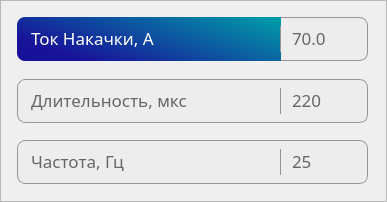
   <widget class="QFrame" name="currentDurationFrequencyFrame">
    <property name="geometry">
     <rect>
      <x>53</x>
      <y>70</y>
      <width>387</width>
      <height>202</height>
     </rect>
    </property>
    <property name="font">
     <font>
      <family>Yu Gothic UI Light</family>
      <pointsize>12</pointsize>
     </font>
    </property>
    <property name="styleSheet">
     <string notr="true">QRadioButton::indicator {
	width:0 ;
	height:0;
	
	background-color: rgba(191, 64, 64, 0);
}

QRadioButton {
	border-top-left-radius: 8px;
	border-bottom-left-radius: 8px;
	text-align: left;
	padding-left: 7 px;
	padding-bottom: 2 px;
	color: #666666;
	border: 1px solid #969696;
	border-right: none;
	background-color: rgb(237, 237, 237);
}

QRadioButton::clicked,
QRadioButton::checked {
	background-color: qlineargradient(spread:pad, x1:0, y1:0.5, x2:1, y2:0, stop:0 rgba(24, 17, 153, 255), stop:1 rgba(0, 159, 168, 255));
	border: none;
	color: white;
	padding-left: 8 px;
}

QRadioButton:hover {
	color: #000000;
	border: 1px solid rgb(0, 159, 168);
}

QRadioButton::clicked:hover,
QRadioButton::checked:hover{
	color: white;
	border: none;
}

QDoubleSpinBox,
QSpinBox {
	border: 1px solid #969696;
	border-left: none;
	border-top-right-radius: 8px;
	border-bottom-right-radius: 8px;
	border-top-left-radius: 0px;
	border-bottom-left-radius: 0px;
	background-color: rgb(237, 237, 237);
	padding-bottom: 2px;
	padding-left: 10px;
	color: #666666;
}

QDoubleSpinBox:hover,
QSpinBox:hover {
	border: 1px solid rgb(0, 159, 168);
	color: #000000;
	background-color: rgb(230, 237, 239);
}

QLabel {
	border: 1px solid #969696;
	border-top: none;
	border-bottom: none;
	border-right: none;
}</string>
    </property>
    <property name="frameShape">
     <enum>QFrame::StyledPanel</enum>
    </property>
    <property name="frameShadow">
     <enum>QFrame::Raised</enum>
    </property>
    <widget class="QRadioButton" name="durationRadioButton">
     <property name="geometry">
      <rect>
       <x>17</x>
       <y>79</y>
       <width>264</width>
       <height>44</height>
      </rect>
     </property>
     <property name="font">
      <font>
       <family>Yu Gothic UI Light</family>
       <pointsize>13</pointsize>
      </font>
     </property>
     <property name="styleSheet">
      <string notr="true"/>
     </property>
     <property name="text">
      <string>Длительность, мкс</string>
     </property>
     <property name="checkable">
      <bool>true</bool>
     </property>
    </widget>
    <widget class="QRadioButton" name="currentRadioButton">
     <property name="geometry">
      <rect>
       <x>17</x>
       <y>17</y>
       <width>264</width>
       <height>44</height>
      </rect>
     </property>
     <property name="font">
      <font>
       <family>Yu Gothic UI Light</family>
       <pointsize>13</pointsize>
      </font>
     </property>
     <property name="styleSheet">
      <string notr="true"/>
     </property>
     <property name="text">
      <string>Ток Накачки, А</string>
     </property>
     <property name="checkable">
      <bool>true</bool>
     </property>
     <property name="checked">
      <bool>true</bool>
     </property>
    </widget>
    <widget class="QRadioButton" name="frequencyRadioButton">
     <property name="geometry">
      <rect>
       <x>17</x>
       <y>140</y>
       <width>264</width>
       <height>44</height>
      </rect>
     </property>
     <property name="sizePolicy">
      <sizepolicy hsizetype="Minimum" vsizetype="Fixed">
       <horstretch>0</horstretch>
       <verstretch>0</verstretch>
      </sizepolicy>
     </property>
     <property name="font">
      <font>
       <family>Yu Gothic UI Light</family>
       <pointsize>13</pointsize>
      </font>
     </property>
     <property name="contextMenuPolicy">
      <enum>Qt::NoContextMenu</enum>
     </property>
     <property name="layoutDirection">
      <enum>Qt::LeftToRight</enum>
     </property>
     <property name="styleSheet">
      <string notr="true"/>
     </property>
     <property name="text">
      <string>Частота, Гц</string>
     </property>
     <property name="checkable">
      <bool>true</bool>
     </property>
    </widget>
    <widget class="QSpinBox" name="frequencyValueSpinBox">
     <property name="geometry">
      <rect>
       <x>280</x>
       <y>140</y>
       <width>88</width>
       <height>44</height>
      </rect>
     </property>
     <property name="font">
      <font>
       <family>Yu Gothic UI Light</family>
       <pointsize>13</pointsize>
      </font>
     </property>
     <property name="styleSheet">
      <string notr="true"/>
     </property>
     <property name="frame">
      <bool>false</bool>
     </property>
     <property name="buttonSymbols">
      <enum>QAbstractSpinBox::NoButtons</enum>
     </property>
     <property name="minimum">
      <number>1</number>
     </property>
     <property name="maximum">
      <number>50</number>
     </property>
     <property name="value">
      <number>25</number>
     </property>
    </widget>
    <widget class="QSpinBox" name="durationValueSpinBox">
     <property name="geometry">
      <rect>
       <x>280</x>
       <y>79</y>
       <width>88</width>
       <height>44</height>
      </rect>
     </property>
     <property name="font">
      <font>
       <family>Yu Gothic UI Light</family>
       <pointsize>13</pointsize>
      </font>
     </property>
     <property name="styleSheet">
      <string notr="true"/>
     </property>
     <property name="frame">
      <bool>false</bool>
     </property>
     <property name="buttonSymbols">
      <enum>QAbstractSpinBox::NoButtons</enum>
     </property>
     <property name="minimum">
      <number>20</number>
     </property>
     <property name="maximum">
      <number>600</number>
     </property>
     <property name="value">
      <number>220</number>
     </property>
    </widget>
    <widget class="QDoubleSpinBox" name="currentValueDoubleSpinBox">
     <property name="geometry">
      <rect>
       <x>280</x>
       <y>17</y>
       <width>88</width>
       <height>44</height>
      </rect>
     </property>
     <property name="font">
      <font>
       <family>Yu Gothic UI Light</family>
       <pointsize>13</pointsize>
      </font>
     </property>
     <property name="styleSheet">
      <string notr="true"/>
     </property>
     <property name="frame">
      <bool>false</bool>
     </property>
     <property name="buttonSymbols">
      <enum>QAbstractSpinBox::NoButtons</enum>
     </property>
     <property name="decimals">
      <number>1</number>
     </property>
     <property name="maximum">
      <double>230.000000000000000</double>
     </property>
     <property name="singleStep">
      <double>0.500000000000000</double>
     </property>
     <property name="value">
      <double>70.000000000000000</double>
     </property>
    </widget>
    <widget class="QLabel" name="durationLineLabel">
     <property name="geometry">
      <rect>
       <x>280</x>
       <y>88</y>
       <width>9</width>
       <height>26</height>
      </rect>
     </property>
     <property name="text">
      <string/>
     </property>
    </widget>
    <widget class="QLabel" name="frequencyLineLabel">
     <property name="geometry">
      <rect>
       <x>280</x>
       <y>149</y>
       <width>9</width>
       <height>26</height>
      </rect>
     </property>
     <property name="text">
      <string/>
     </property>
    </widget>
    <widget class="QLabel" name="currentLineLabel">
     <property name="geometry">
      <rect>
       <x>280</x>
       <y>26</y>
       <width>9</width>
       <height>26</height>
      </rect>
     </property>
     <property name="text">
      <string/>
     </property>
    </widget>
    <zorder>frequencyValueSpinBox</zorder>
    <zorder>currentValueDoubleSpinBox</zorder>
    <zorder>durationValueSpinBox</zorder>
    <zorder>durationRadioButton</zorder>
    <zorder>currentRadioButton</zorder>
    <zorder>currentLineLabel</zorder>
    <zorder>durationLineLabel</zorder>
    <zorder>frequencyRadioButton</zorder>
    <zorder>frequencyLineLabel</zorder>
   </widget>
